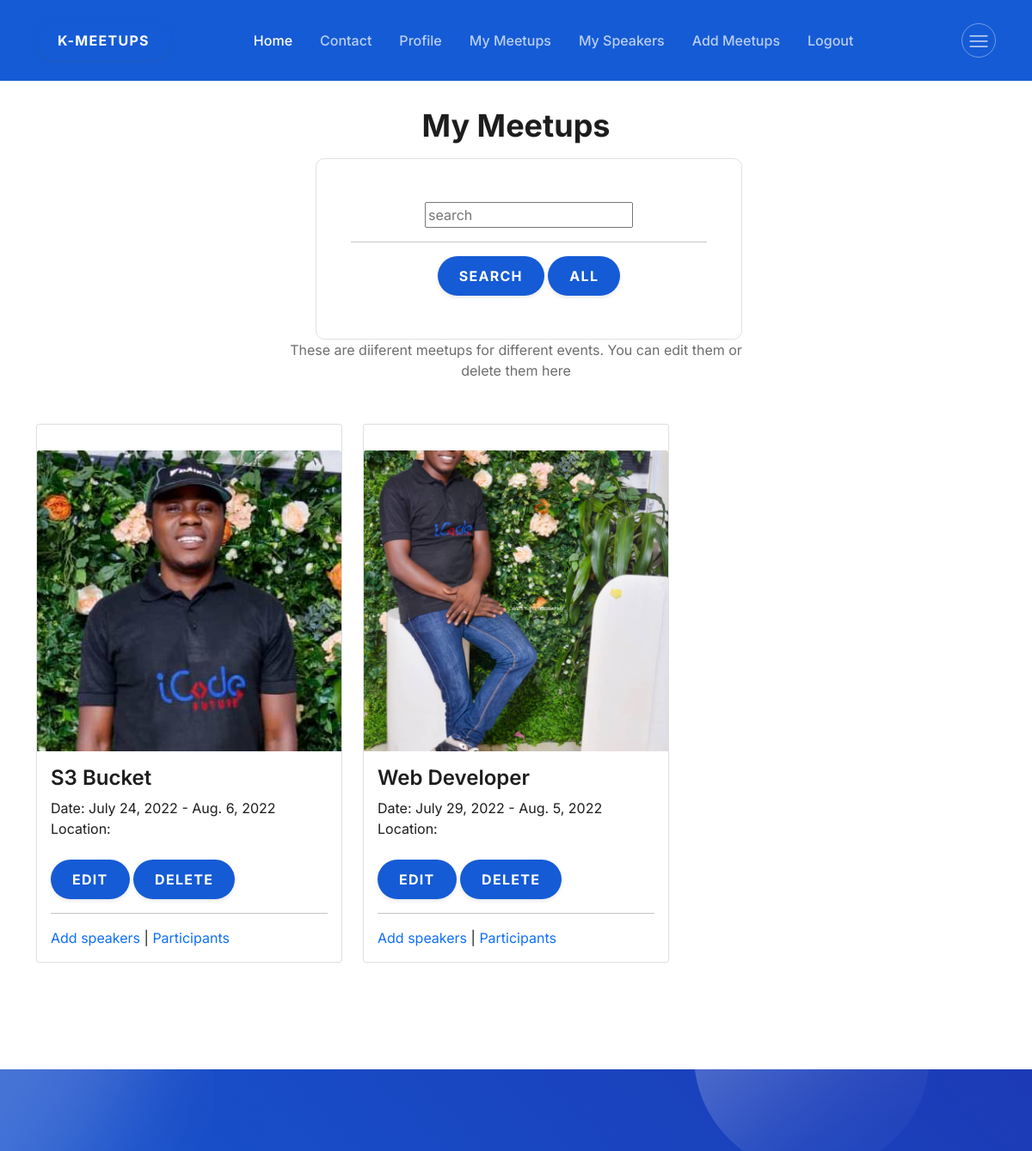
The app's page /user-meetups/1 (signed in, upper part), older data.
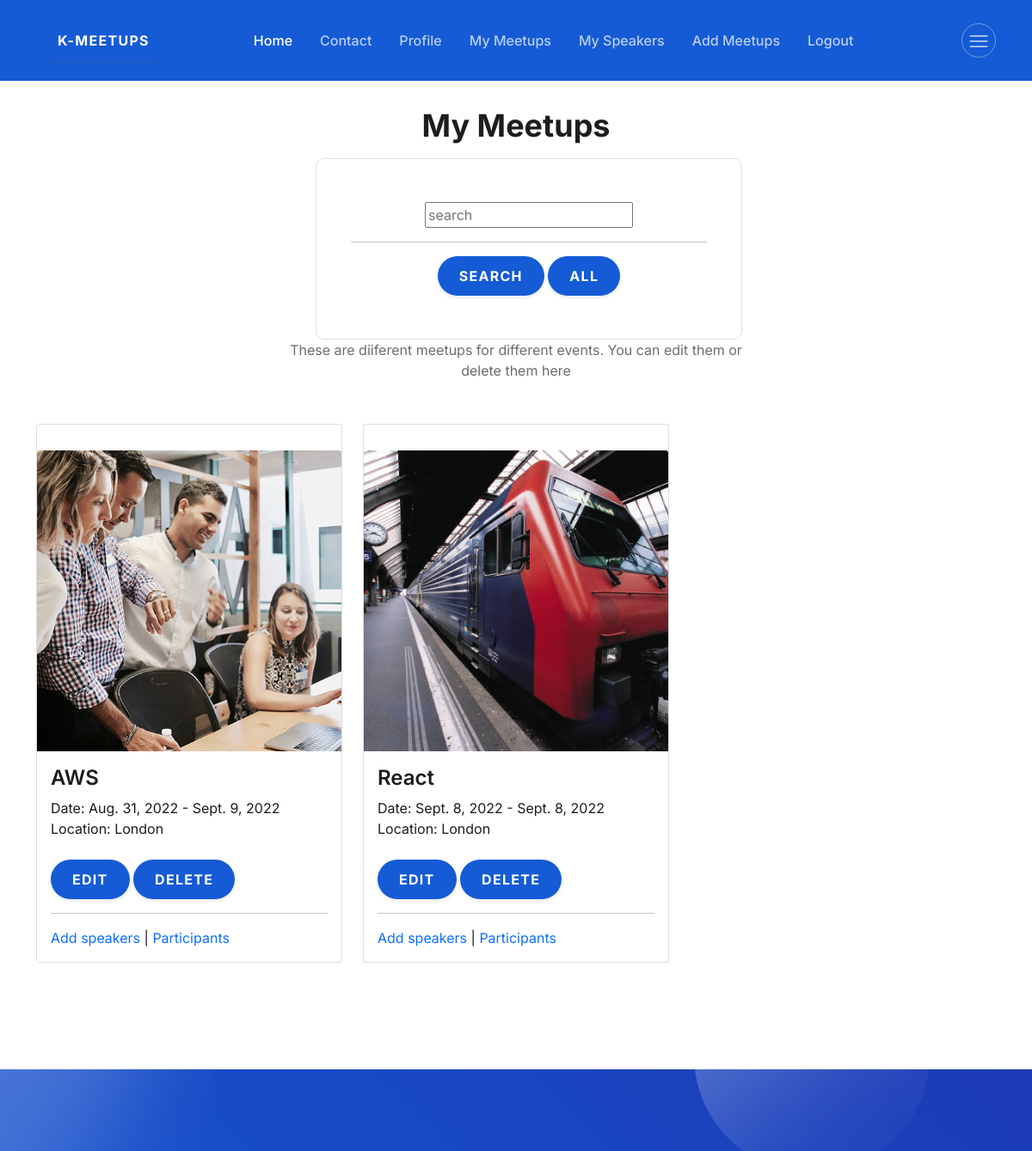
The same page, newer data.
### meetups/models.py (models this page shows, shortened)
class Meetup(models.Model):
      user=models.ForeignKey(myUser,  on_delete=models.CASCADE, null=True, blank=True)
      organizer_email=models.EmailField(max_length=254, null=True)
      title=models.CharField(max_length=200)
      slug=models.SlugField(unique=True)
      description=models.TextField()
      image=models.ImageField(upload_to='images')
      location_name=models.CharField(max_length=50,  null=True, blank=True)
      location_address=models.TextField( null=True, blank=True)
      location=models.ForeignKey(Location, on_delete=models.CASCADE, null=True)
      participant=models.ManyToManyField(Participant, blank=True)
      meetup_speakers=models.ManyToManyField(Speaker, blank=True, null=True )
      activate=models.BooleanField(default=True)
      create=models.DateTimeField(auto_now_add=True)
      meetup_date=models.DateField(blank=True, null=True)
      meetup_time=models.TimeField()
      from_date=models.DateField()
      to_date=models.DateField()

class Location(models.Model):
    user=models.ForeignKey(myUser,  on_delete=models.CASCADE, null=True, blank=True)
    name=models.CharField(max_length=50)
    address=models.TextField()

### meetups/views.py (the view)
# urls.py: path('user-meetups/<str:pk>', views.user_meetups, name='user-meetups'),
@login_required(login_url='login')
def user_meetups(request, pk):
    q=request.GET.get('q') if request.GET.get('q') !=None else ''
    user_meetups=Meetup.objects.order_by('-create')
    user_meetups=Meetup.objects.filter(user=pk)
    meetups=user_meetups.filter(
        Q(title__icontains=q)|
         Q(location__name__icontains=q)
        )
    return render(request, 'meetups/user_meetups.html', {'meetups':meetups} )

### meetups/templates/meetups/user_meetups.html (shortened to what this page needs)
{% extends 'meetups/main.html' %}
{%block page_title%}
            <h2 class="fw-bold">My Meetups </h2>
            <form action="" class="contact-form" method="GET" id="contact">
              <div class="col-xl-12">
                <div class="contact-form-wrapper">
            <div class="row">
              <div class="col-md-12">
                <input type="text" name="q" placeholder="search" required />
              </div>
            </div>
            <hr>
              <div class="col-12">
                <div class="col-12">
                <div class="button text-center rounded-buttons">
                  <button type="submit" class="btn primary-btn rounded-full">
                   Search
                  </button>
                  <a class="btn primary-btn rounded-full" href="{% url 'user-meetups' request.user.id%}" >All</a>
                </div>
              </div>
            </div>
          </form>
        </div>
      </div>
            <p>
              These are diiferent meetups for different events. You can edit them or delete them here
            </p>
        {% endblock%}
{% block content%}
  <div class="container">
     <div class="row">
        {% for meetup in meetups %}
        <div class="col-md-4">
          <div class="image">
           <div class="card">
            <div class="single-news">
              <img src="{{ meetup.image.url }}" class="card-img-top" style="height:200; object-fit:cover;" >
            </div>
              <div class="card-body">
                <div class="card-title">
                  <div class="content-body">
                    <h4 class="title">
                  {{ meetup.title }}
                    </h4>
                  </div>
                </div>
                <div class="card-sub-title">
                  <span >Date:  {{ meetup.from_date }} - {{ meetup.to_date }}</span></div>
                  <div class="card-text">
                    Location: {{ meetup.location.name }}
                  </div>
                  <br>
                <a class="btn primary-btn rounded-full" target="_new" href="{%url 'meetup-update' meetup.id%}">Edit</a>
                <a class="btn primary-btn rounded-full" target="_new" href="{%url 'meetup-delete' meetup.id%}">Delete</a>
                <hr/>
                <span><a class="contact-content" target="_new" href="{%url 'add-speakers' meetup.slug%}">Add speakers</a></span> |
                <span> <a class="contact-content" target="_new" href="{%url 'participants' meetup.id%}">Participants </a></span>
              </div>
           </div>
          </div>
        </div>
        {% empty %}
        <span> No data found</span>
    {%endfor%}
       </div>
    </div>
   {% endblock %}

### meetups/templates/meetups/main.html (shortened to what this page needs)
{% load static%}
<!DOCTYPE html>
<html lang="en">
<head>
  <link rel="stylesheet" href="{% static 'meetups/assets/css/bootstrap.min.css' %}" />
  <link rel="stylesheet" href="{% static 'meetups/assets/css/lineicons.css' %}" />
  <link rel="stylesheet" href="{% static 'meetups/assets/css/tiny-slider.css' %}" />
  <link rel="stylesheet" href="{% static 'meetups/assets/css/glightbox.min.css' %}" />
  <link rel="stylesheet" href="{% static 'meetups/style.css' %}" />
</head>
<body>
  <section class="navbar-area navbar-nine">
    <div class="container">
      <div class="row">
        <div class="col-lg-12">
          <nav class="navbar navbar-expand-lg">
            <a class="navbar-brand" href="{%url 'meetups'%}">
              <a class="navbar-brand" href="{%url 'meetups'%}">
                <h4 class="btn primary-btn rounded-full" >K-MEETUPS</h4>
              </a>
            </a>
            <div class="collapse navbar-collapse sub-menu-bar" id="navbarNine">
              <ul class="navbar-nav me-auto">
                <li class="nav-item">
                  <a class="active" href="{% url 'meetups'%}">Home</a>
                </li>
                <li class="nav-item">
                  <a  href="{% url 'contact'%}">Contact</a>
                </li>
                {% if request.user.is_authenticated%}
                <li class="nav-item">
                  <a href="{% url 'user-profile' request.user.id%}">Profile</a>
                </li>
                <li class="nav-item">
                  <a class="" href="{% url 'user-meetups' request.user.id%}">My Meetups</a>
                </li>
                <li class="nav-item">
                 <a class="" href="{% url 'user-speakers' request.user.id%}">My Speakers</a>
                </li>
                <li class="nav-item">
                  <a class="" href="{% url 'create-meetups'%}">Add Meetups</a>
                </li>
                <li class="nav-item">
                  <a class="" href="{% url 'logout'%}">Logout</a>
                </li>
                {% endif%}
              </ul>
            </div>
            <div class="navbar-btn d-none d-lg-inline-block">
              <a class="menu-bar" href="#side-menu-left"><i class="lni lni-menu"></i></a>
            </div>
          </nav>
        </div>
      </div>
    </div>
  </section>
<div id="blog" class="latest-news-area section">
  <div class="section-title-five">
    <div class="container">
      <div class="row">
        <div class="col-12">
            {%block page_title%}{%endblock%}
        </div>
      </div>
    </div>
{% block content %}
{%endblock%}
{% block clt%}
  <section id="call-action" class="call-action">
  </section>
{%endblock%}
</body>
</html>

Row changes from the older to the newer data that the page shows:
removed Meetup: image (picture), title "S3 Bucket", from_date "July 24, 2022", to_date "Aug. 6, 2022"
removed Meetup: image (picture), title "Web Developer", from_date "July 29, 2022", to_date "Aug. 5, 2022"
added Meetup: image (picture), title "AWS", from_date "Aug. 31, 2022", to_date "Sept. 9, 2022", location.name "London"
added Meetup: image (picture), title "React", from_date "Sept. 8, 2022", to_date "Sept. 8, 2022", location.name "London"
